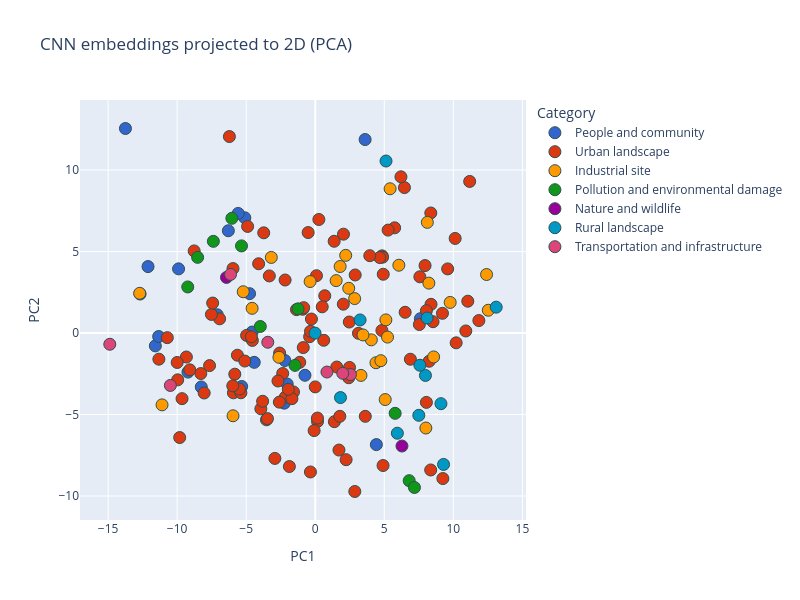

The cell this chart's notebook holds for it:
### Code cell
# Project all embeddings to 2D for a bird's-eye view
pca_preview = PCA(n_components=2, random_state=123)
xy_preview = pca_preview.fit_transform(all_embeddings)

pca_preview_df = pd.DataFrame({
    "PC1": xy_preview[:, 0],
    "PC2": xy_preview[:, 1],
    "Category": meta_df["category"].apply(sentence_cap),
    "Title": meta_df["title"].apply(lambda t: wrap_hover(sentence_cap(t))),
    "Image ID": meta_df["img_path"],
})

fig = px.scatter(
    pca_preview_df,
    x="PC1",
    y="PC2",
    color="Category",
    hover_data={"Title": True, "Image ID": True, "Category": True, "PC1": False, "PC2": False},
    title="CNN embeddings projected to 2D (PCA)",
    color_discrete_sequence=px.colors.qualitative.G10,
    width=800, height=600,
)

fig.update_traces(marker=dict(size=12, line=dict(width=1, color="DarkSlateGrey")))
fig.show()

### Figure 1 — Plotly figure (JSON) as saved in the notebook; plotly's stock layout.template omitted (floating-point values rounded to 4 significant figures; data arrays with more than 128 entries replaced by an {"elided": "..."} marker saying what was removed)
{"data": [{"customdata": [["Edgard stephens, professor of<br>environmental science at the statewide<br>air pollution research center, using<br>optical particle counter", "542663.jpg", "People and community"], ["Air pollution control department<br>officers mel schreckengost and dick<br>fehrenback discussing citation with<br>driver of violating truck", "542759.jpg", "People and community"], ["Citizens protest further destruction of<br>mississippi river bank. They want the<br>area preserved as a park", "544235.jpg", "People and community"], ["Smiling participant in the \"junior<br>rodeo\", sponsored by the parker indian<br>rodeo association and held on the<br>colorado river indian reservation", "549045.jpg", "People and community"], ["Fisherman launches his boat into the<br>grand glaize arm of the lake from the<br>camp-grounds in lake of the ozarks state<br>park", "551280.jpg", "People and community"], ["Annual smelt run at singing bridge,<br>tawas city. In mid-april thousands of<br>fishermen gather at whitney drain, a<br>manmade canal on lake huron, to dipnet<br>for these small fish. Fog does not deter<br>the fishermen", "551389.jpg", "People and community"], ["Annual smelt run at singing bridge,<br>tawas city. In mid-april thousands of<br>fishermen gather at whitney drain, a<br>manmade canal on lake huron, to dipnet<br>for these small fish. Fishermen, waiting<br>for the next run, enjoy a camp fire", "551402.jpg", "People and community"], ["Annual smelt run at singing bridge,<br>tawas city. In mid-april thousands of<br>fishermen gather at whitney drain, a<br>manmade canal on lake huron, to dipnet<br>for these small fish. Dipnetting at<br>night", "551403.jpg", "People and community"], ["Warren freeman, 50, built a cottage on<br>an island in the kansas river. The<br>island lies between the 18th street and<br>east kansas avenue bridges. Unemployment<br>checks and fishing are his present means<br>of support. Freeman is loading his boat<br>on an automobile trailer", "552120.jpg", "People and community"], ["Crab netting at brinnon tide flat on the<br>hood canal brings out large crowds<br>during the spring and summer minus<br>tides. Catch is mainly dungeness crabs,<br>which must measure six inches across the<br>shell. Only the male crabs may be<br>retained", "552282.jpg", "People and community"], ["Exhibit at the first symposium on low<br>pollution power systems development held<br>at the marriott motor inn, ann arbor<br>vehicles and hardware were assembled at<br>the epa ann arbor laboratory. Part of<br>the exhibit was held in the motel<br>parking lot seen here are symposium<br>participants with general motors<br>gasoline powered vehicle (foreground)<br>and, in background, the epa/williams<br>turbine car", "552788.jpg", "People and community"], ["August brings the \"d'aug days\" to<br>fountain square. \"d'aug days\" is a month<br>long festival of arts presented to, for,<br>and sometimes by, the people. Crowds in<br>the square watch as dancers perform<br>under spotlights", "553259.jpg", "People and community"], ["Billy watkins eats a bowl of cereal in<br>the living room of his house in mulky<br>square. Billy is one of 9 children of a<br>biscuit company worker and his wife", "553529.jpg", "People and community"], ["Herbert may and companions gear up to<br>fish on red lake", "554198.jpg", "People and community"], ["It seems people don't consider something<br>as a crisis or national issue until it<br>is reproduced on a tee shirt. This<br>message \"join the energy corps,\" was<br>produced by a power company, and worn by<br>a little girl", "555436.jpg", "People and community"], ["Private residence on north main street<br>in paterson, new jersey. The inner city<br>today is an absolute contradiction to<br>the main stream america of gas stations,<br>expressways, shopping centers and tract<br>homes. It is populated by blacks, latins<br>and the white poor. Most of all, the<br>inner city is human beings, as<br>threatened and beautiful as the 19th<br>century buildings in their environment", "555922.jpg", "People and community"], ["Fireman, left, and engineer in the cab<br>of the empire builder passenger train as<br>it heads west from chicago to east<br>glacier park montana, and seattle,<br>washington. Amtrak, since it assumed<br>responsibility for most u.s. Intercity<br>rail passenger service in 1971 has been<br>working to improve facilities and<br>attract riders by using methods employed<br>by the airlines such as computerized<br>reservations", "556086.jpg", "People and community"], ["The rev. Jesse jackson speaks on a radio<br>broadcast from the headquarters of<br>operation push at its annual convention.<br>One of the aims of the organization is<br>to open the world of business to small<br>black owned businesses. Rev. Jackson is<br>credited for helping to make chicago the<br>black banking capital of the country. He<br>helped persuade white companies to stop<br>taking profits earned from black<br>consumers to the white suburbs", "556253.jpg", "People and community"], ["Kitsap county audubon society members on<br>a field trip. They are identifying the<br>fauna and flora on a small piece of wild<br>land being mis-used by weekend trail<br>motor bikers. Increased land use<br>pressure is expected when the navy's<br>trident submarine base is built nearby.<br>A \"new city\" is proposed to house a<br>substantial portion of the projected<br>27,000 people who will move into the<br>area when the naval installation is<br>completed", "557007.jpg", "People and community"], ["Young woman watches an exhaust analyzer<br>machine as her auto is being tested at<br>an auto emission inspection station in<br>downtown cincinnati, ohio. The auto did<br>not pass the test for carbon monoxide<br>and hydrocarbon emissions and received a<br>temporary sticker. All light duty, spark<br>ignition powered motor vehicles must<br>pass the emissions test annually as well<br>as a safety check which has been in<br>effect since 1940. (see pictures #15472<br>through 78)", "557921.jpg", "People and community"], ["Newborn child in the delivery room of<br>loretto hospital in new ulm, minnesota.<br>There are two hospitals in the town,<br>union which is non-denominational and<br>loretto which is catholic. They have<br>divided their services to specialize and<br>give more efficient service. New ulm is<br>a county seat trading center of 13,000<br>in a farming area of south central<br>minnesota. It was founded in 1854 by a<br>german immigrant land company that<br>encouraged kinsmen to emigrate from<br>europe", "558169.jpg", "People and community"], ["Religion plays an important part in the<br>lives of residents. The largest group of<br>churchgoers are roman catholics. A<br>priest at the new ulm cathedral is shown<br>during a folk guitar mass. This weekly<br>event was begun for the younger people<br>and has become the most popular mass<br>with standing room only. The church<br>interior is decorated with baroque<br>carvings reminiscent of churches in<br>southern germany's bavarian", "558390.jpg", "People and community"], ["Religion plays an important part in the<br>lives of residents. The largest group of<br>churchgoers are roman catholics. St.<br>Marys church, located in the south part<br>of town, is one of two catholic<br>churches. The parish had met in their<br>church school auditorium for more than<br>30 years until enough money was raised<br>for the modern church they desired. New<br>ulm is a county seat trading center of<br>13,000 founded in 1854 by german<br>immigrants", "558397.jpg", "People and community"]], "hovertemplate": "Category=%{customdata[2]}<br>Title=%{customdata[0]}<br>Image ID=%{customdata[1]}<extra></extra>", "legendgroup": "People and community", "marker": {"color": "#3366CC", "line": {"color": "DarkSlateGrey", "width": 1}, "size": 12, "symbol": "circle"}, "mode": "markers", "name": "People and community", "orientation": "v", "showlegend": true, "type": "scatter", "x": [-7.099, -12.68, -2.2, -4.419, 3.611, 7.613, -9.898, -2.245, -4.757, -5.099, -11.58, 4.425, -12.11, -5.581, -5.329, -0.7455, -9.22, -4.571, -2.032, -11.34, -13.75, -8.254, -6.292], "xaxis": "x", "y": [1.119, 2.39, -1.687, -1.801, 11.87, 0.8785, 3.934, -4.303, 2.415, 7.066, -0.7903, -6.846, 4.074, 7.336, -3.28, -2.594, -2.399, 0.0578, -3.129, -0.2157, 12.55, -3.31, 6.273], "yaxis": "y"}, {"customdata": {"elided": "112x3 str values"}, "hovertemplate": "Category=%{customdata[2]}<br>Title=%{customdata[0]}<br>Image ID=%{customdata[1]}<extra></extra>", "legendgroup": "Urban landscape", "marker": {"color": "#DC3912", "line": {"color": "DarkSlateGrey", "width": 1}, "size": 12, "symbol": "circle"}, "mode": "markers", "name": "Urban landscape", "orientation": "v", "showlegend": true, "type": "scatter", "x": [6.459, 1.386, -0.2742, 10.13, -5.926, 5.749, 1.717, 2.465, -6.218, -7.655, 0.08918, 4.911, 8.247, -1.576, -3.732, -1.361, -3.532, 8.049, 4.84, -2.925, 7.539, -2.579, -2.182, -9.817, 2.892, -0.5127, -9.334, -10.71, 0.6891, -4.972, 0.164, 2.423, -5.957, -0.9067, 4.875, 6.206, -4.555, 2.032, 1.779, 3.129, -2.173, 2.045, 1.37, -0.08116, -9.647, 4.924, -2.601, -5.385, 7.952, 6.89, 4.672, 9.24, 0.1599, -0.3486, -5.827, -1.873, -1.691, 3.624, 8.531, 2.235, -6.927, 0.6136, -7.518, 10.2, 2.863, -0.8678, -0.407, -5.637, 2.483, -2.359, 11.05, 8.384, -4.898, 0.5044, 4.827, 11.85, 6.51, -9.961, 8.36, 9.212, -9.998, -1.952, 7.575, 9.59, 8.368, 5.275, -7.429, 10.9, 0.2616, -5.489, 1.558, -5.1, -0.3411, -8.287, -8.044, -2.7, 8.048, 11.18, 3.949, -5.972, -0.0004625, -0.8378, -3.461, -4.1, -1.124, -3.326, -8.769, -4.629, -11.32, -3.939, -9.085, -3.811], "xaxis": "x", "y": [8.919, -5.439, 0.8551, 5.801, -3.67, 6.452, -7.181, 0.6736, 12.05, -2.001, 3.516, -8.13, -1.734, -3.616, 6.145, 1.434, -5.325, -4.256, 4.732, -7.694, 0.5209, -1.232, 3.251, -6.414, 3.56, 6.162, -1.474, -0.2847, 2.284, -0.1463, -5.425, -2.745, 3.952, 1.455, 4.65, 9.58, -0.4542, 1.769, -5.112, -0.02001, -3.939, 6.063, 5.626, -5.988, -4.027, 3.603, -4.241, -3.667, 4.136, -1.61, 4.627, -8.929, -5.219, -8.525, -2.526, -8.192, -4.027, -5.112, 0.6933, -7.77, 0.8703, -0.4469, 1.14, -0.6035, -9.723, -0.8945, -0.2265, -1.364, -2.113, -2.483, 1.95, 1.76, 6.538, 1.606, 0.1535, 0.7629, 1.271, -2.874, -8.403, 1.207, -1.808, -3.457, 3.447, 3.933, 7.362, 6.311, 1.836, 0.125, 6.963, -3.443, -2.087, -1.72, 0.1057, -2.487, -3.68, -2.944, 1.368, 9.297, 4.744, -3.241, -3.306, 1.555, -5.252, 4.248, -1.799, 3.502, 5.035, -0.2296, -1.605, -4.651, -2.26, -4.187], "yaxis": "y"}, {"customdata": [["Settling pond where wastes are allowed<br>to \"settle out\" from milling process at<br>idarado mill", "543750.jpg", "Industrial site"], ["Mill and mine tailings piles left from<br>abandoned gold mill", "543848.jpg", "Industrial site"], ["Phelps lodge corp.'s abandoned mine<br>tower at the lavender pit mine", "544102.jpg", "Industrial site"], ["Strip mining operations at the navajo<br>mine of the utah construction and mining<br>company. The navajo mine services the<br>four corners generating plant", "544135.jpg", "Industrial site"], ["Smoke from lumber mill's \"teepee\" burner<br>obscures administration building", "544970.jpg", "Industrial site"], ["Chimneys of u.s. Steel plant emit smoke<br>24 hours a day", "545435.jpg", "Industrial site"], ["Unloading oil laden debris: part of epa<br>supervised clean-up of the san juan<br>river oil spill. 285,000 gallons of<br>crude oil spilled from a burst pipeline<br>and flowed 200 miles downstream before<br>it was contained by a log boom. This<br>disposal site was dug in a hilltop about<br>a quarter mile from the boom", "545677.jpg", "Industrial site"], ["Close-up of garbage and tiny dead fish<br>which were washed ashore along lake<br>charles. Mercury content of the lake is<br>high because of heavy concentration of<br>industry nearby", "546138.jpg", "Industrial site"], ["Sulphur fumes pour out of the<br>smokestacks of the olin mathieson<br>chemical plant", "546237.jpg", "Industrial site"], ["Compacted old cars on flatbed truck are<br>ready for the shredder (in background),<br>at the klean steel manufacturing<br>corporation in flowood. Mr. V.t.<br>Hawkins, director of solid waste<br>planning, state board of health, is<br>alongside the truck", "546261.jpg", "Industrial site"], ["Mechanics at work at \"call carl,\"<br>computerized center", "546632.jpg", "Industrial site"], ["Longshoreman unloads cargo at dundalk<br>marine terminal, a maryland port<br>authority facility, in baltimore harbor", "546869.jpg", "Industrial site"], ["Container cargo is unloaded at dundalk<br>marine terminal, a maryland port<br>authority facility", "546910.jpg", "Industrial site"], ["Steel mill waste along the southern<br>shore of lake michigan", "547172.jpg", "Industrial site"], ["View north along the androscoggin river<br>from the brown paper company, one of the<br>city's industrial plants", "550673.jpg", "Industrial site"], ["Algae collect inside bays of the fox<br>river between appleton and green bay.<br>There are 19 sources of industrial<br>pollution along this 40-mile stretch.<br>The problem is compounded by algae in<br>lake winnebago, which dies in the lake,<br>decompose in the river, and pass into<br>the bay", "550753.jpg", "Industrial site"], ["Charmin paper company at green bay<br>contributes its share of smoke and<br>sulfite odor to the heavily<br>industrialized bay area. The leading<br>industry here is paper and paper<br>products", "550870.jpg", "Industrial site"], ["Smokestack of the du point chemical<br>plant on the houston ship channel", "550938.jpg", "Industrial site"], ["Looking up the kanawha river valley from<br>deep water toward alloy where smoke from<br>union carbide's ferroalloy plant rises<br>high into the air", "551052.jpg", "Industrial site"], ["Raleigh junk company, a large scrap<br>metal operation on the kanawha river at<br>riverside", "551089.jpg", "Industrial site"], ["Monsanto chemical company at nitro on<br>the kanawha river interstate 64 crosses<br>the river just below the plant. In the<br>distance are the chimneys and cooling<br>towers of the john amos power plant", "551173.jpg", "Industrial site"], ["12th street in the early morning looking<br>south toward the kansas river. Junk cars<br>are being brought to a local factory<br>which processes scrap metal", "552077.jpg", "Industrial site"], ["Black smoke pouring from crown<br>zellerbach kraft pulp mill", "552193.jpg", "Industrial site"], ["National metals junkyard. (from the<br>sites exhibition. For other images in<br>this assignment, see fiche numbers 38,<br>39, 40, 58.)", "553863.jpg", "Industrial site"], ["Dying corn plant is shown in a truck<br>garden about 12 hours after being<br>contaminated when a pennwalt corporation<br>chemical storage plant was destroyed by<br>fire and explosions believed caused by<br>lightning. Chemicals also spilled into<br>the olentangy river june 20, 1974, and<br>caused a major fish kill. Epa<br>authorities supervised the cleanup", "555545.jpg", "Industrial site"], ["Shift of miners in the elevator which<br>will take them down to work in the<br>virginia-pocahontas mine #4 near<br>richlands, virginia they are headed for<br>the 1,200 foot level. The black hats<br>signify that the men are experienced<br>miners. The miner with the green hat is<br>a safety man. These mines have three<br>shifts, two working and one cleanup", "556336.jpg", "Industrial site"], ["Pollution from coke batteries hangs in<br>the air over a jones and laughlin steel<br>corporation plant at aliquippa,<br>pennsylvania near pittsburgh. Some<br>discharge also is made into the ohio<br>river, the pollution has continued since<br>this picture was taken. New coke<br>batteries were scheduled for operation<br>in the fall of 1975", "557248.jpg", "Industrial site"], ["Union carbide ferro-alloy plant.<br>Emissions from the metallurigical plant<br>were reduced 97.7 percent between<br>october 1967, and september, 1975. The<br>decrease occurred after agreement on a<br>compliance schedule between union<br>carbide and the west virginia air<br>pollution control commission. The u.s.<br>Environmental protection agency stack<br>sampled plant emissions while developing<br>national new source performance<br>standards. (see images 8496-98)", "557373.jpg", "Industrial site"], ["Union carbide ferro-alloy plant seen<br>from deep water. Total plant emissions<br>decreased from 113,252 tons to 2,649<br>tons from 1967 to 1975, a drop of 97.7<br>percent. The decrease occurred after<br>agreement on a compliance schedule<br>between union carbide and the west<br>virginia air pollution control<br>commission. The u.s. Environmental<br>protection agency stack sampled plant<br>emissions while developing national new<br>source performance standards. (see<br>images 8566 and 8567)", "557379.jpg", "Industrial site"], ["Neat, well kept homes on a hillside of<br>boomer, near the union carbide ferro-<br>alloy plant. Total plant emissions from<br>the metallurgical furnaces and the<br>powerhouse were reduced 97.7 percent<br>between october, 1967, and september,<br>1975. A compliance schedule was reached<br>between the company and the west<br>virginia air pollution control<br>commission. Epa stack sampled plant<br>emissions while developing national new<br>source performance standards. (see fiche<br>#141 to 146)", "557404.jpg", "Industrial site"]], "hovertemplate": "Category=%{customdata[2]}<br>Title=%{customdata[0]}<br>Image ID=%{customdata[1]}<extra></extra>", "legendgroup": "Industrial site", "marker": {"color": "#FF9900", "line": {"color": "DarkSlateGrey", "width": 1}, "size": 12, "symbol": "circle"}, "mode": "markers", "name": "Industrial site", "orientation": "v", "showlegend": true, "type": "scatter", "x": [9.771, 5.234, 8.01, 2.204, 4.062, 5.066, 5.42, -2.63, 5.114, -3.183, -4.572, -12.71, -5.215, 12.41, 4.396, 3.31, 3.457, 1.802, 12.53, 2.852, 8.116, -5.954, 6.054, -0.3713, 4.75, -11.1, 1.514, 2.424, 8.228, 8.574], "xaxis": "x", "y": [1.876, -0.2506, -5.829, 4.763, -0.4191, -4.083, 8.848, -1.491, 0.8052, 4.636, 1.513, 2.435, 2.531, 3.587, -1.825, -2.601, -0.118, 4.079, 1.396, 2.111, 6.787, -5.079, 4.158, 3.157, -1.699, -4.408, 3.213, 2.742, 3.059, -1.468], "yaxis": "y"}, {"customdata": [["Acid and radium 226 leak from uranium<br>mill tailings pond into the san miguel<br>river", "543756.jpg", "Pollution and environmental damage"], ["Enlarged lung of emphysema victim.<br>Severe air pollution increases risk of<br>respiratory and pulmonary diseases among<br>workers of the birmingham area", "545483.jpg", "Pollution and environmental damage"], ["Epa man checks log boom for leakage of<br>oil and debris following a massive oil<br>spill into the san juan river. Origin of<br>the spill was a burst pipeline, 200<br>miles upstream. Made chiefly of<br>telephone poles, the boom held the oil<br>in check until flood conditions caused<br>it to overflow into lake powell. Clean-<br>up operations, involving crews from<br>pipeline company, army, coast guard, and<br>other agencies were supervised by epa", "545663.jpg", "Pollution and environmental damage"], ["Bayou segnette swampland, which has been<br>devastated by runoff petroleum sludge<br>from a nearby natural gas installation<br>stumps of giant virgin cypress trees<br>attest to the ravages of industrial<br>pollution", "546060.jpg", "Pollution and environmental damage"], ["Don miller, of the maryland water<br>resources administration, checks water<br>of stony run after accidental spillage<br>of 4000 gallons of oil", "546847.jpg", "Pollution and environmental damage"], ["Dumping garbage in landfill operation on<br>jamaica bay increased water pollution as<br>well as serious ecological damage is<br>feared", "547983.jpg", "Pollution and environmental damage"], ["Fishermen at pass manchac. Since the<br>recent opening of the bonnet carre<br>spillway, muddy and polluted mississippi<br>river water has entered the brackish<br>lakes pontchartrain and maurepas manchac<br>is directly between the two lakes, and<br>fishing has suffered with the decline in<br>water quality", "548301.jpg", "Pollution and environmental damage"], ["Los angeles reactive pollutant program<br>(larpp), a unique multi-agency air<br>pollution research study sponsored by<br>the coordinating research council, a<br>government-industry research group", "552369.jpg", "Pollution and environmental damage"], ["Los angeles reactive pollutant program<br>(larpp), a unique multi-agency air<br>pollution research study sponsored by<br>the coordinating research council, a<br>government-industry research group", "552378.jpg", "Pollution and environmental damage"], ["Lake borgne oystermen claim release of<br>mississippi river flood waters has<br>polluted their oyster beds. Some of the<br>men are preparing a legal deposition.<br>Aboard captain pete tesvich's boat they<br>collect evidence for their case.<br>Tesvich's group has boarded boat<br>carrying a group of u.s. Army corps of<br>engineers biologists together they<br>examine the dead and diseased oysters.<br>Oysterman tom hadley probes a diseased<br>oyster", "552880.jpg", "Pollution and environmental damage"], ["Water in drainage ditch, clogged with<br>wastes, flows from the leominster dump<br>area into the already severely polluted<br>nashua river", "553434.jpg", "Pollution and environmental damage"]], "hovertemplate": "Category=%{customdata[2]}<br>Title=%{customdata[0]}<br>Image ID=%{customdata[1]}<extra></extra>", "legendgroup": "Pollution and environmental damage", "marker": {"color": "#109618", "line": {"color": "DarkSlateGrey", "width": 1}, "size": 12, "symbol": "circle"}, "mode": "markers", "name": "Pollution and environmental damage", "orientation": "v", "showlegend": true, "type": "scatter", "x": [6.804, -6.039, -9.235, 5.786, -1.464, -1.245, -5.34, -7.378, -8.519, -3.979, 7.183], "xaxis": "x", "y": [-9.058, 7.036, 2.825, -4.928, -1.986, 1.48, 5.344, 5.622, 4.64, 0.398, -9.477], "yaxis": "y"}, {"customdata": [["Jellyfish, and their ability to<br>fluoresce, is the research engaging this<br>graduate student at the marine biology<br>laboratory of the university of<br>washington", "544965.jpg", "Nature and wildlife"], ["One of the many species of coral at john<br>pennekamp coral reef state park, a few<br>miles off key largo", "548711.jpg", "Nature and wildlife"]], "hovertemplate": "Category=%{customdata[2]}<br>Title=%{customdata[0]}<br>Image ID=%{customdata[1]}<extra></extra>", "legendgroup": "Nature and wildlife", "marker": {"color": "#990099", "line": {"color": "DarkSlateGrey", "width": 1}, "size": 12, "symbol": "circle"}, "mode": "markers", "name": "Nature and wildlife", "orientation": "v", "showlegend": true, "type": "scatter", "x": [-6.428, 6.279], "xaxis": "x", "y": [3.409, -6.933], "yaxis": "y"}, {"customdata": [["Ekker butte rises in the crystal air of<br>canyonlands national park. The smaller<br>arches national park lies just to the<br>north of the town. Bates wilson,<br>superintendent of both parks, says their<br>most important feature at this time is<br>their clear atmosphere. He fears this<br>will be harmed soon by the operation of<br>giant coal-burning power plants in utah<br>and adjoining states. Some people feel<br>that the air is already beginning to<br>suffer from the effects of the huge<br>plant at shiprock, new mexico", "545775.jpg", "Rural landscape"], ["Fishing in the androscoggin river in the<br>\"13-mile wood\" area near errol. The<br>river rises in nearby lake umbagog on<br>the maine-new hampshire boundary", "550665.jpg", "Rural landscape"], ["One of the many swamps of northeastern<br>wisconsin that contribute to the<br>headwaters of the wisconsin river", "550782.jpg", "Rural landscape"], ["Glen ferris, on the kanawha river near<br>gauley bridge, is a popular spot for<br>camping and fishing", "550975.jpg", "Rural landscape"], ["Fairview church and school are abandoned<br>now. In the 1950's fifty-six students<br>attended fairview school (to the right<br>of the church) and fairview was the<br>community center for the farm people in<br>the area. When small ranches could no<br>longer support their owners, many had to<br>leave", "552674.jpg", "Rural landscape"], ["In august, 1973, a major forest fire<br>swept through the western slopes of the<br>sierra mountain range near sonora,<br>california salvage operations on acreage<br>owned by the pickering lumber company of<br>standard, california., began promptly.<br>Pickering loggers in burn area", "553638.jpg", "Rural landscape"], ["Trojan nuclear power plant on the<br>columbia river. (from the sites<br>exhibition. For other images in this<br>assignment, see fiche numbers 42, 43,<br>44, 45, 46, 47.)", "553885.jpg", "Rural landscape"], ["Junkyard for worn-out agricultural<br>implements at karlstad", "554211.jpg", "Rural landscape"], ["Abandoned farm which did not succeed<br>near elizabethtown new york, in the<br>adirondack forest preserve", "554562.jpg", "Rural landscape"], ["View of overgrazed prairie with hardwood<br>forest in the distance in doniphan<br>county kansas, near troy in the extreme<br>northeast corner of the state. Plants<br>that inhabit the area once covered by<br>tallgrass prairie include goldenrod;<br>dogbane and brome grass. Northeast<br>kansas is unique because it contains the<br>only hardwood forest in the state in<br>addition to tallgrass prairie", "557099.jpg", "Rural landscape"], ["View through an old growth forest with<br>young trees growing in the sunlight<br>between the hugh old douglas fir trees.<br>Harold macmillan park, on vancouver<br>island, british columbia. Near port<br>alberni, british columbia, canada. From<br>the environmental protection agencys<br>project documerica collection, \" in<br>praise of forests\". For additional<br>images see fiche #s 209, 210, 211, 212,<br>and 213. Entheos. April, 1969.", "557627.jpg", "Rural landscape"], ["Rocky mountain stream typical of those<br>in the area near the flume, a natural<br>800-foot long chasm formed before the<br>ice age, in the franconia notch state<br>park, south of franconia, new hampshire<br>other attractions in the state park<br>include an aerial tramway that carries<br>passengers to the top of 4,200-foot<br>cannon mountain, and the old man of the<br>mountain, a 40-foot profile made famous<br>by nathaniel hawthorne. The area is part<br>of the white mountain national forest", "557823.jpg", "Rural landscape"]], "hovertemplate": "Category=%{customdata[2]}<br>Title=%{customdata[0]}<br>Image ID=%{customdata[1]}<extra></extra>", "legendgroup": "Rural landscape", "marker": {"color": "#0099C6", "line": {"color": "DarkSlateGrey", "width": 1}, "size": 12, "symbol": "circle"}, "mode": "markers", "name": "Rural landscape", "orientation": "v", "showlegend": true, "type": "scatter", "x": [13.1, 7.98, 9.102, 1.828, 3.247, 5.947, 5.126, -0.01297, 8.1, 7.5, 7.58, 9.291], "xaxis": "x", "y": [1.585, -2.603, -4.336, -3.961, 0.8009, -6.148, 10.55, -0.006963, 0.9205, -5.05, -1.978, -8.063], "yaxis": "y"}, {"customdata": [["Metro subway construction adds to city<br>traffic problems", "546621.jpg", "Transportation and infrastructure"], ["Park and ride station at springfield,<br>va. These wind chilled men are waiting<br>for the pentagon bus", "546651.jpg", "Transportation and infrastructure"], ["Automatic vendors sell tickets for<br>public transportation--bus, trolley,<br>subway and schnellbahn (express) date<br>and time are recorded on the ticket when<br>it is inserted into the puncher marked<br>\"e.\" no transfers are needed", "551875.jpg", "Transportation and infrastructure"], ["Children sleeping in one of the chair<br>cars on the southwest limited, an<br>overnight train from los angeles,<br>california, to albuquerque, new mexico.<br>Compartments are available for<br>passengers who wish to pay more money.<br>The train also has a dome car, dining<br>car and lounge car. It ends its run in<br>chicago", "555970.jpg", "Transportation and infrastructure"], ["One passenger steps off a metropolitan<br>atlanta rapid transit authority (marta)<br>bus as another waits to climb on in<br>atlanta georgia. Ridership increased 27<br>percent from 1970 to 1974 to a total of<br>73,727,000. Marta has 715 buses, 490 of<br>them new, that travel 1,592 route miles<br>each work day. New services in addition<br>to the buses were new routes which now<br>total 134, night service, passenger<br>waiting shelters, fringe parking and a<br>fare decrease from 40 to 15 cents", "556804.jpg", "Transportation and infrastructure"], ["Southern railway right-of-way worker,<br>working with a machine that aids in<br>replacing old track with new quarter<br>mile long sections of rail. On a good<br>day, when the crew doesn't have to stop<br>work too many times to let trains pass<br>on parallel tracks they can lay slightly<br>less than two miles of welded tracks per<br>day in 1974 southern had an average of<br>four crews numbering 50 to 55 men each<br>working on the system's 10,531 miles of<br>railroad", "556874.jpg", "Transportation and infrastructure"], ["Southern railway right-of-way machinery<br>and work crew improving the roadbed. In<br>1974 the company spent 18.6 percent of<br>its revenue in track maintenance, the<br>highest in the industry. That year<br>southern laid 91,808 tons of rail and<br>placed 2,278,318 railroad ties. The<br>maximum safe speed on the company's<br>track is usually 60 miles per hour for<br>the entire 10,531 miles of the system.<br>In comparison, another company has one<br>section with an eight miles per hour top<br>speed", "556893.jpg", "Transportation and infrastructure"]], "hovertemplate": "Category=%{customdata[2]}<br>Title=%{customdata[0]}<br>Image ID=%{customdata[1]}<extra></extra>", "legendgroup": "Transportation and infrastructure", "marker": {"color": "#DD4477", "line": {"color": "DarkSlateGrey", "width": 1}, "size": 12, "symbol": "circle"}, "mode": "markers", "name": "Transportation and infrastructure", "orientation": "v", "showlegend": true, "type": "scatter", "x": [2.548, 0.8473, -10.49, 1.992, -14.88, -6.133, -3.437], "xaxis": "x", "y": [-2.547, -2.395, -3.217, -2.475, -0.6904, 3.593, -0.569], "yaxis": "y"}], "layout": {"height": 600, "legend": {"title": {"text": "Category"}, "tracegroupgap": 0}, "title": {"text": "CNN embeddings projected to 2D (PCA)"}, "width": 800, "xaxis": {"anchor": "y", "domain": [0, 1], "title": {"text": "PC1"}}, "yaxis": {"anchor": "x", "domain": [0, 1], "title": {"text": "PC2"}}}}
